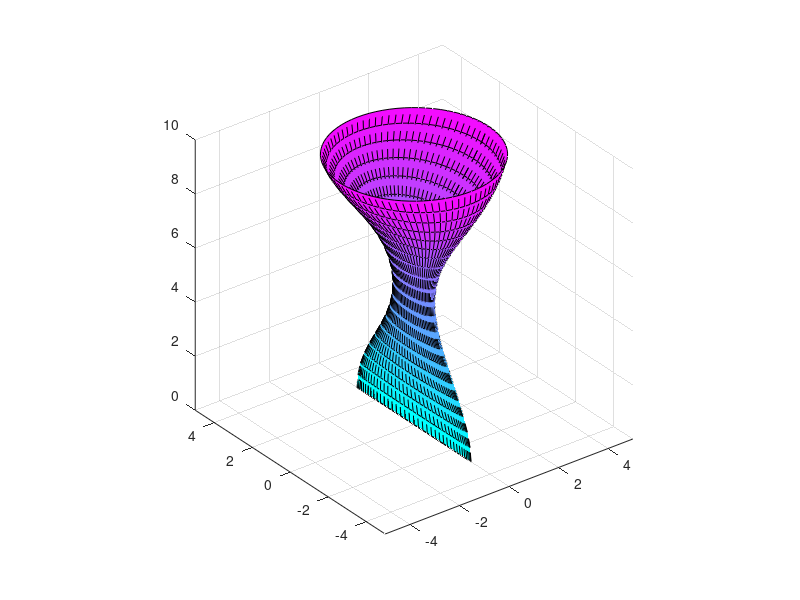

The MATLAB script that drew this image:



% 
% z=-2:.3:2;
% % x=z.^2;
% % y=z.^1.5;
% 
% [x,y]=meshgrid(z,z)
% 
% f=x.^2+y.^2 -4
% 
% mesh(x,y,f)
% 

t = 0:pi/10:2*pi;
figure
[X,Y,Z] = cylinder(2+cos(t),80);

 X=X.* (Z.^1.5);
%  Y=Y.^1.5;
Z=Z*10;

surf(X,Y,Z,'Linestyle','--')
axis equal
colormap cool